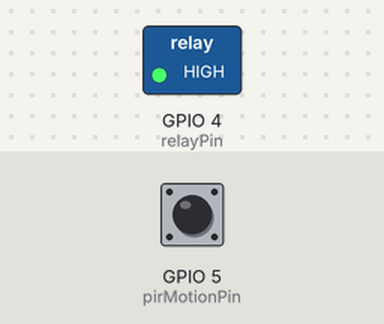
A sketch run on a simulated ESP8266 (NodeMCU). Parts: switched loads named in the sketch (green lamp = pin HIGH). Dashed ring = blinking. The inputs (shaded band) are chosen by the test bench; at power-on: GPIO 5 (pirMotionPin) HIGH. WiFi joins after 1.5 s; servers stay silent unless stated; no MQTT or app messages arrive unless stated; not simulated (calls return 0 or success): secrets.h; what the sketch prints to the serial monitor is not drawn.

Above: at 0.1 s.
At 3.2 s:
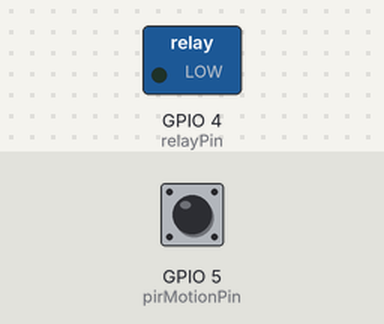
3.3 s: GPIO 5 (pirMotionPin) pulsed LOW 2 times (0.12 s each, 0.3 s apart)
At 3.8 s:
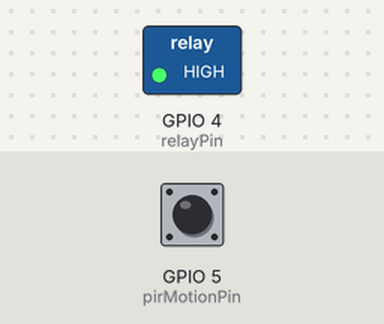
Timing chart, 0 to 6.3 s (numbered marks = the images above; inputs shaded):
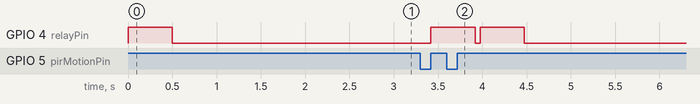

The sketch:

pir_relay_esp8266.ino
```cpp
#include "mqtt_communication.h"

const int pirMotionPin = 5; // D1
const int relayPin = 4; // D2
const int ledPin = 16; // D0


void resetRelay() {
  Serial.println("relay reset");
  digitalWrite(relayPin, HIGH);
  digitalWrite(ledPin, HIGH);
  delay(500);
  digitalWrite(relayPin, LOW);
  digitalWrite(ledPin, LOW);
}


boolean detected = false;

ICACHE_RAM_ATTR void detectsMovement() {
  Serial.println("MOTION DETECTED!!!");
  detected = true;
}

void setup() {
  pinMode(pirMotionPin, INPUT_PULLUP);
  pinMode(relayPin, OUTPUT);

  // Serial port for debugging purposes
  Serial.begin(115200);
  Serial.println("Started");
  resetRelay();  // PIR Motion Sensor mode INPUT_PULLUP

  setup_wifi();

  // Set motionSensor pin as interrupt, assign interrupt function and set RISING mode
  attachInterrupt(digitalPinToInterrupt(pirMotionPin), detectsMovement, RISING);


}

void loop()
{
  if (detected) {
    detected = false;
    resetRelay();
    sendState("pir_01", "move");
  }
}
```

mqtt_communication.h
```cpp
#ifdef ESP32
  #include <WiFi.h>
#endif
#ifdef ESP8266
  #include <ESP8266WiFi.h>
#endif

#include <PubSubClient.h>
#include "secrets.h"
#include <ArduinoJson.h>

const char* mqtt_server = "192.168.100.10";

WiFiClient espClient;
PubSubClient client(espClient);

void setup_wifi() {
  delay(10);
  // We start by connecting to a WiFi network
  Serial.println();
  Serial.print("Connecting to ");
  Serial.println(ssid);

  WiFi.begin(ssid, password);

  while (WiFi.status() != WL_CONNECTED) {
    #ifdef ESP32
      WiFi.disconnect();
      WiFi.reconnect();
    #endif
    Serial.print(WiFi.status());
    delay(500);
    Serial.print(".");
  }

  Serial.println("");
  Serial.println("WiFi connected");
  Serial.println("IP address: ");
  Serial.println(WiFi.localIP());

  client.setServer(mqtt_server, 1883);
}

void reconnect() {
  // Loop until we're reconnected
  while (!client.connected()) {
    Serial.print("Attempting MQTT connection...");
    // Attempt to connect
    if (client.connect("esp8266_temp")) {
      Serial.println("connected");
      // Subscribe
      // client.subscribe("esp32/output");
    } else {
      Serial.print("failed, rc=");
      // Serial.print(client.state());
      Serial.println(" try again in 5 seconds");
      // Wait 5 seconds before retrying
      delay(5000);
    }
  }
}

void sendState(String deviceId, String state) {
  char msg[200];
  if (!client.connected()) {
    reconnect();
  }
  StaticJsonDocument<200> doc;
  doc["state"] = state;
  doc["device"] = deviceId;
  serializeJson(doc, msg);
  Serial.println(msg);
  String channelName = "lukmqtt/sensor/"+deviceId;
  Serial.println("Sending to channel named "+channelName);
  client.publish(channelName.c_str(), msg);
}
```

Measured:
- after the input at 3.3 s, GPIO 4 (relayPin): alternates HIGH for 0.50 s and LOW for 0.05 s, 4 changes in all, then stays LOW, starting after 0.12 s
